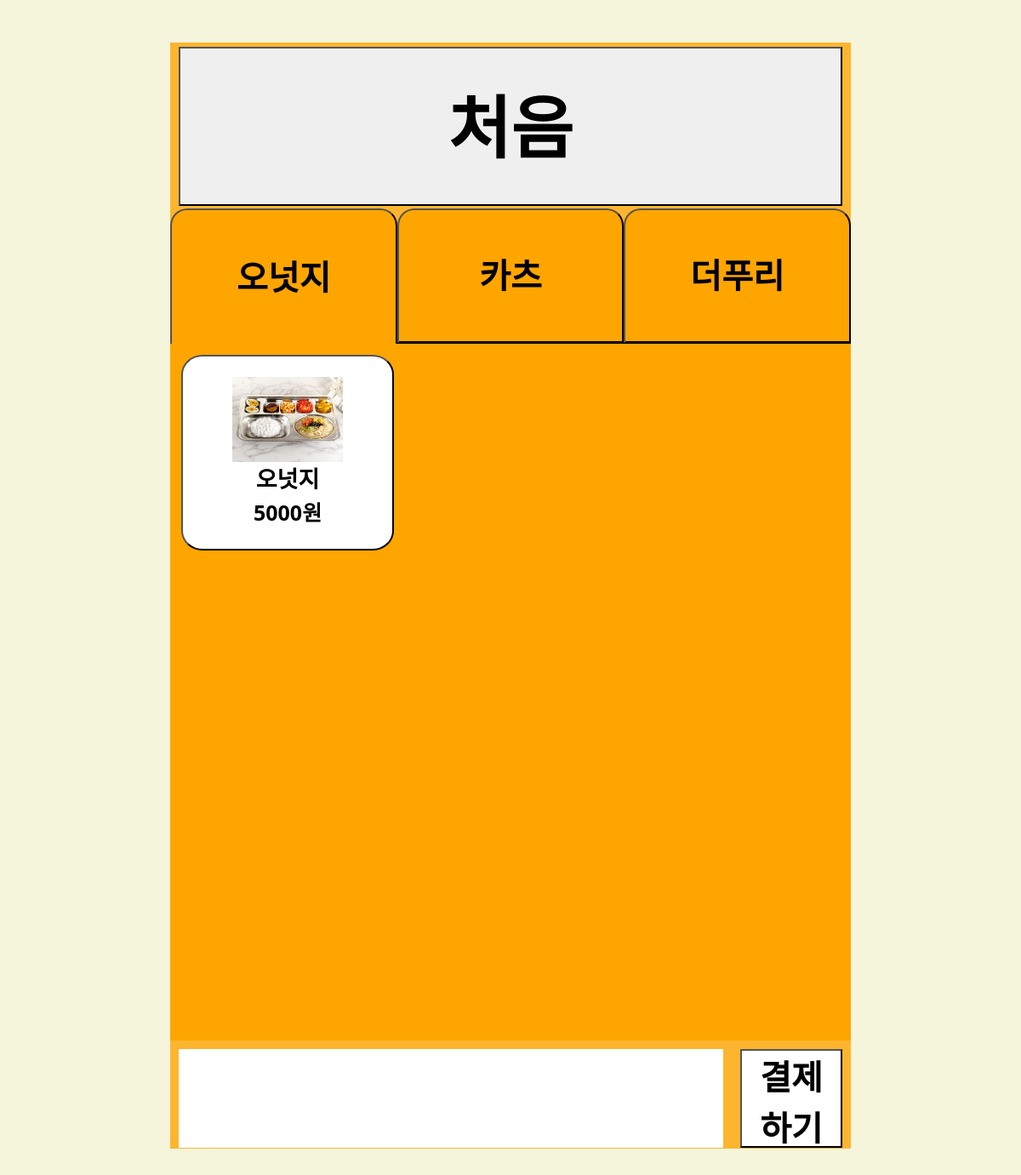
/menu/, run on an earlier commit of the app's database.
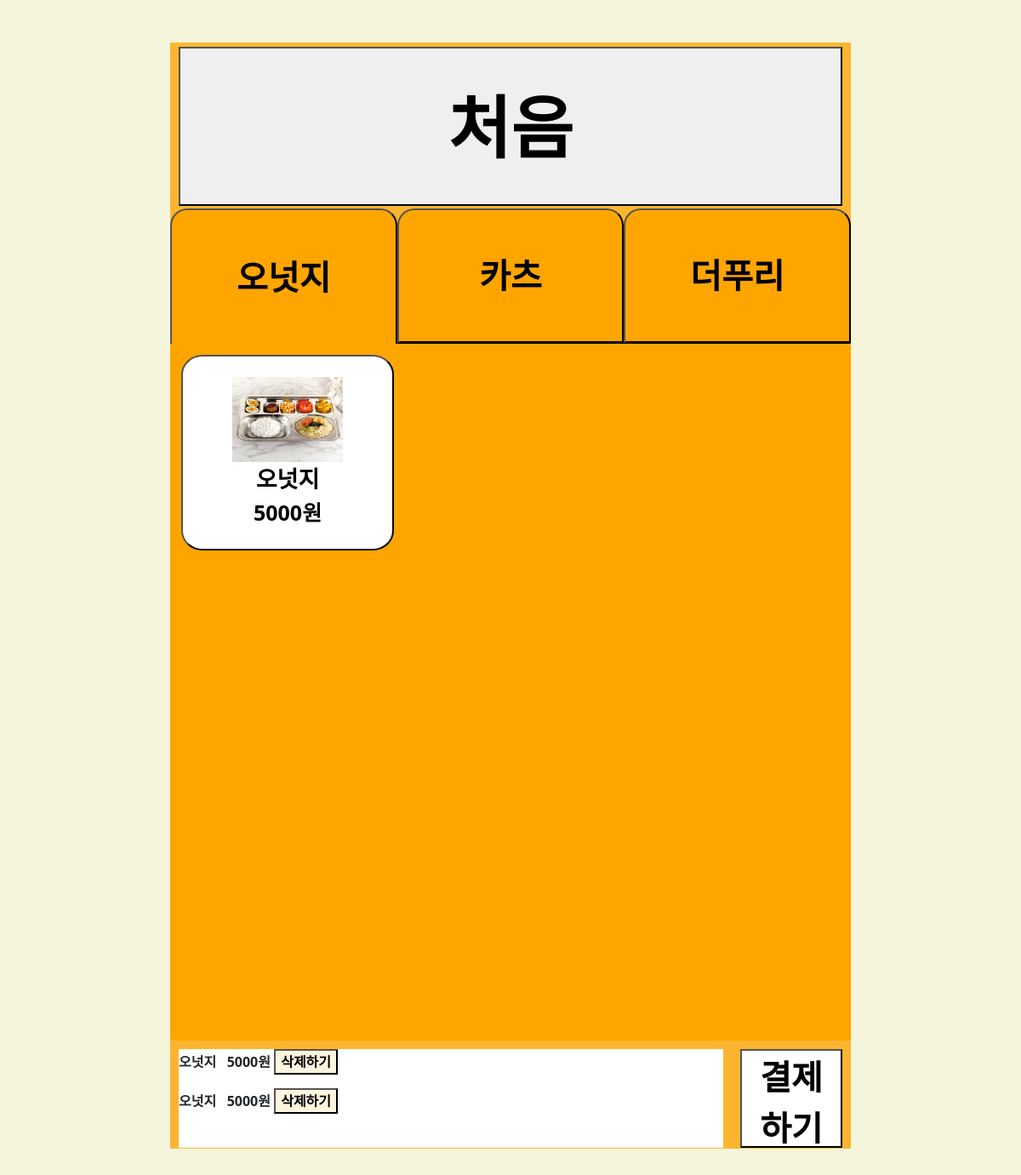
And on a later commit of the database.
### menu/models.py (models this page shows)
class Menu(models.Model):
    CATEGORY = (
        ('오넛지', '오넛지'),
        ('카츠', '카츠'),
        ('더푸리', '더푸리'),
        ('카페', '카페'),
    )
    name = models.CharField('메뉴명', max_length=250, unique=True) #메뉴명
    price = models.IntegerField() #메뉴가격
    category = models.CharField(max_length=5, choices=CATEGORY) #카테고리
    image = models.ImageField(upload_to="menu/")

class Cart(models.Model):
    name = models.CharField(max_length=250) #메뉴명
    price = models.IntegerField()

### menu/views.py (the view)
# urls.py: path('menu/', include('menu.urls')),
def menu(request):
    menus_1 = Menu.objects.filter(category="오넛지")
    menus_2 = Menu.objects.filter(category="카츠")
    menus_3 = Menu.objects.filter(category="더푸리")
    menus_4 = Menu.objects.filter(category="카페")
    carts = Cart.objects.all()
    return render(request, 'menu/menu_list.html',
                  {'menus_1': menus_1,
                   'menus_2': menus_2,
                   'menus_3': menus_3,
                   'menus_4': menus_4,
                   'carts': carts,
                   'tapNumber': tapNumber})

### menu/templates/menu/menu_list.html (shortened to what this page needs)
{% extends 'base.html' %}
{% load static %}
{% block content %}
<div class="header">
    <a href="{% url 'menu:cart_delete' %}"><button class="back" onmouseover="speakText('처음')" onmouseleave="stopSpeaking();">처음</button></a>
</div>
<div class="menu_container">
    <nav class="menu_category">
        <button {%if tapNumber == "0"%}{%endif%} id="defaultOpen" class="tablinks" onclick="moveInTabs(event,'category_1')" onmouseover="speakText('오넛지')" onmouseleave="stopSpeaking();">오넛지</button>
        <button {%if tapNumber == "1"%}{%endif%} class="tablinks" onclick="moveInTabs(event,'category_2')" onmouseover="speakText('카츠')" onmouseleave="stopSpeaking();">카츠</button>
        <button {%if tapNumber == "2"%}{%endif%} class="tablinks" onclick="moveInTabs(event,'category_3')" onmouseover="speakText('더푸리')" onmouseleave="stopSpeaking();">더푸리</button>
    </nav>
    <div id="category_1" class="tabcontent">
        <div class="menu_group">
            {% for menu in menus_1 %}
            <form action="{% url 'menu:cart_push' %}" method="post" onsubmit="cartPush(event)">
                <button type="submit" class="menu" onmouseover="speakText('{{menu.name}} {{menu.price}}원')" onmouseleave="stopSpeaking();">
                    <img src="{{ menu.image.url }}" alt="메뉴 사진">
                    <div class="menuname">{{menu.name}}</div>
                    <div class="menuprice">{{menu.price}}원</div>
                </button>
            </form>
            {% endfor %}
        </div>
    </div>
<div class="payContainer">
    <div class="cart" style="background-color: white;">
        {% for cart in carts %}
        <p id="cart_name">{{cart.name}} &nbsp;&nbsp;{{cart.price}}원
            <a href="{% url 'menu:delete' cart.id %}"><button id="cart_delete">삭제하기</button></a>
            <br>
        </p>
        {% endfor %}
    </div>
    <a href="{% url 'main:cart_list' %}"><button class="pay" style="background-color: white;">결제하기</button></a>
</div>
{% endblock %}

### donkey/templates/base.html (shortened to what this page needs)
<!DOCTYPE html>
{% load static %}
<html lang="ko">
<head>
    <link href="https://cdn.jsdelivr.net/npm/bootstrap@5.1.3/dist/css/bootstrap.min.css" rel="stylesheet"
>
    <link rel="stylesheet" href="{% static 'css/style.css' %}">
</head>
<body>
    <div id="kiosk_size">
        {% block content %}
        {% endblock %}
    </div>
</body>
</html>

### donkey/static/css/style.css (style rules this page uses)
* { font-weight: 800; }
body { background-color: beige; }
#kiosk_size { background-color: orange; width:800px; height:1300px; margin:50px auto; display:flex; flex-direction:column; align-items: center; overflow-y:scroll; }
.header { height: 15%; width: 100%; background-color: rgba(252, 197, 94, 0.5); display: flex; justify-content: center; }
.back { margin:5px; width: 780px; height: 187px; font-size: 80px; }
.menu_container { width: 100%; height: 70%; background-color: rgba(252, 197, 94, 0.5); }
.menu_category { height: 17.5%; display: flex; justify-content:left ; border-bottom: none; }
.menu_category button { display: block; width: 33.33%; background-color:orange; border-top-left-radius: 20px; border-top-right-radius: 20px; cursor: pointer; text-align: center; line-height: 100px; font-size: 40px; }
.tablinks { border-bottom: 3px solid #000; }
.tablinks:first-child { border-bottom: none; }
.menu_group { display: grid; height: 17.5%; grid-template-columns: 33.33% 33.33% 33.33%; justify-content: space-evenly; }
.menu { background-color: white; border-radius: 10%; font-size: 25px; text-align: center; width: 250px; height: 230px; margin:13px; }
.menu img { width: 130px; height: 100px; display: block; margin:0 auto; }
.payContainer { height: 15%; width: 100%; background-color: rgba(252, 197, 94, 0.5); display: flex; justify-content: space-between; }
.payContainer .cart { height: 85%; width: 80%; background-color: white; margin: 10px; overflow-y: scroll; }
.payContainer .pay { height: 85%; width: 120px; margin: 10px; font-size: 40px; }
.payContainer button { background-color:rgba(252, 197, 94, 0.2) ; }
.menuname { font-size: 27px; }
.menuprice { font-size: 25px; }
.tabcontent { height:90%; background-color: orange; }

What changed in the data, as far as the page shows it:
added Cart: name "오넛지", price "5000"
added Cart: name "오넛지", price "5000"
